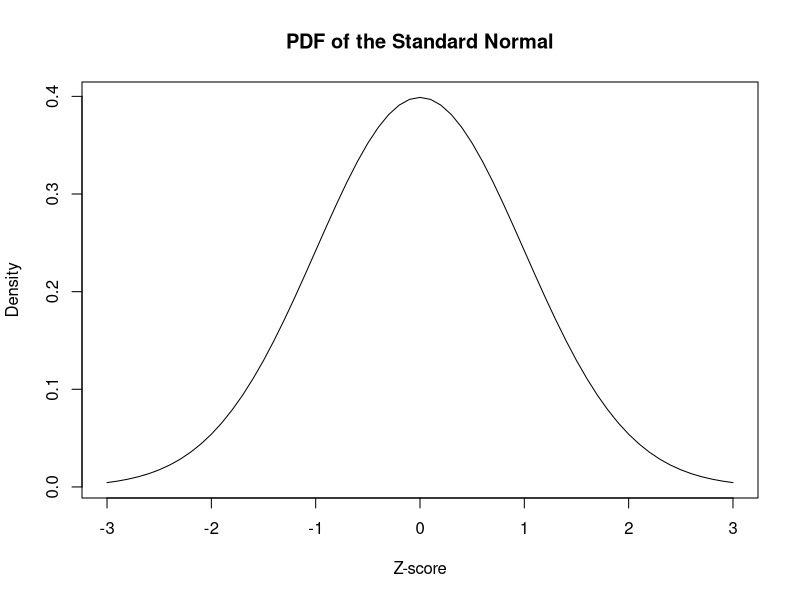
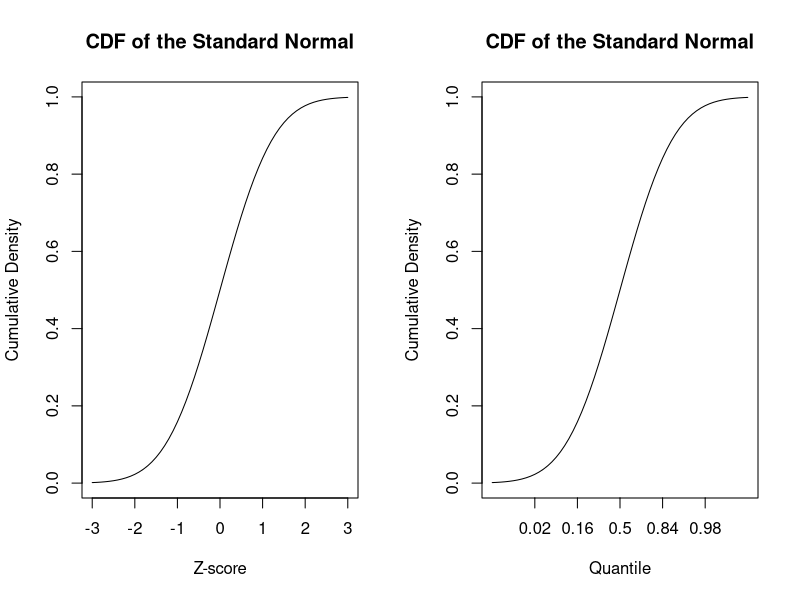
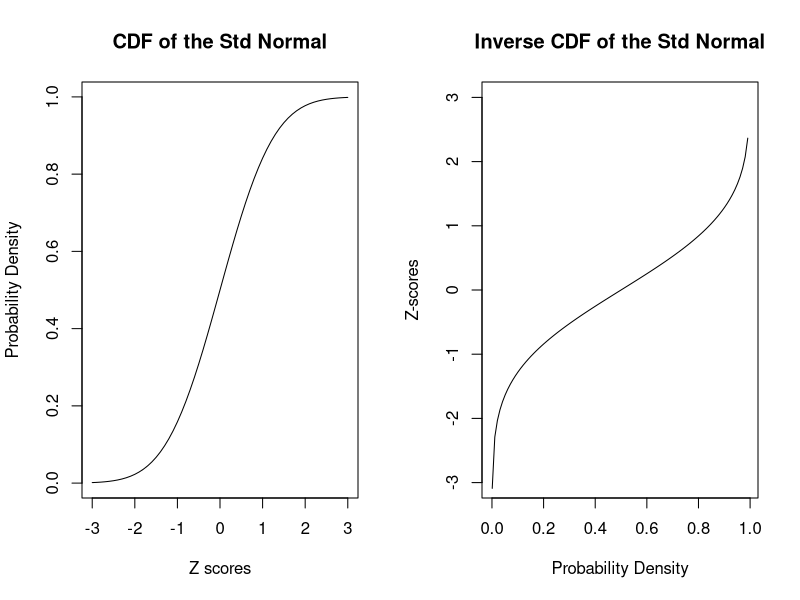
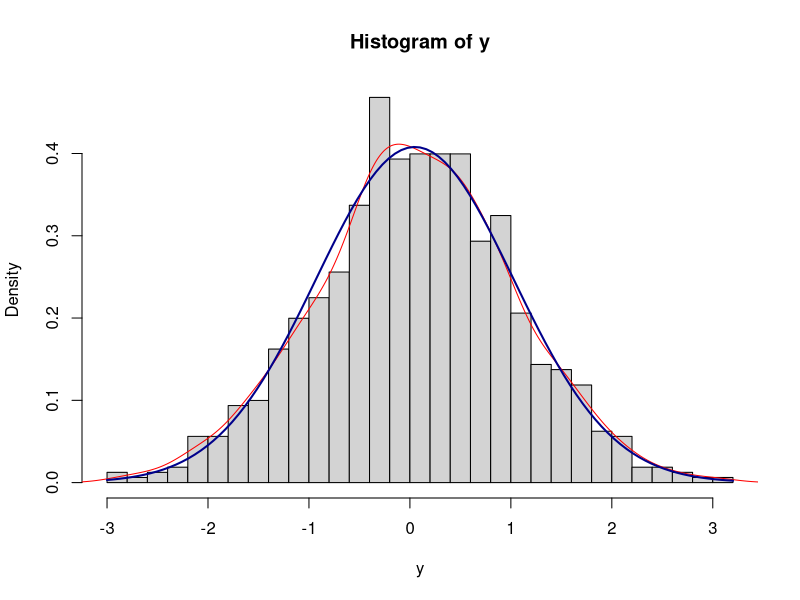
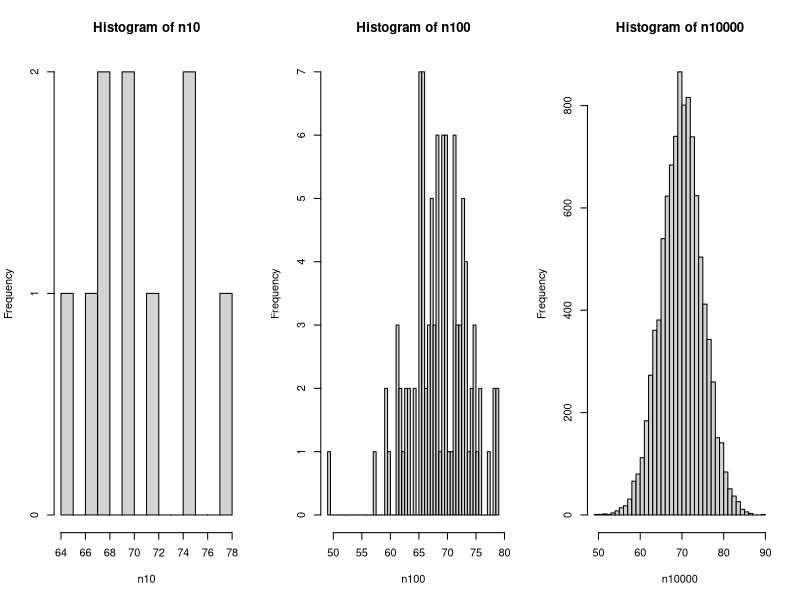
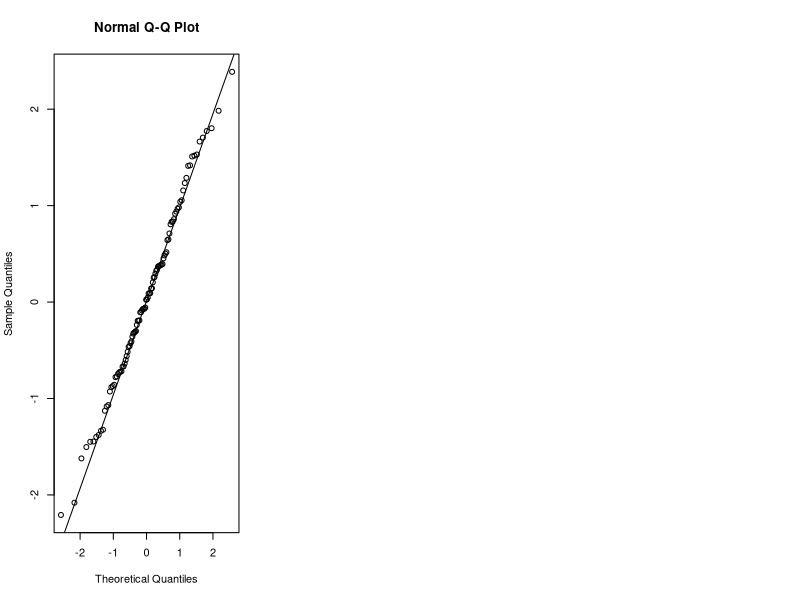
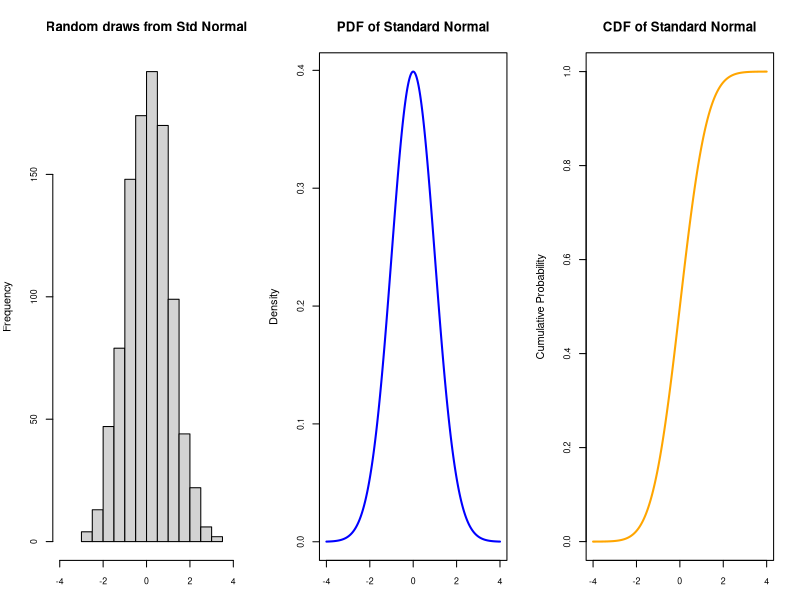

Write R code to recreate these figures, in order.
## ---- chunk 1
# The dnorm function takes three main arguments, as do all of the *norm functions in R.
# The following computes the PDF of the standard normal with x = 0, mu = 0 and sigma = 0.
dnorm(x = 0, mean = 0, sd = 1)

# Since mean = 0 and sd = 1 are the default arguments, the following is equivalent:
dnorm(0)

# Another exmaple of dnorm where parameters have been changed.
dnorm(2, mean = 5, sd = 3)

# Where not explicitly specified, arguments are expected in the same order (careful!)
dnorm(2,5,3)

# You can also get the height of a normal PDF across a range of values as a vector:
dnorm(seq(3, 5, by=0.1), 5, 1)
## ---- chunk 2
# Vector of Z-scores across -3 to +3 SD away from the mean
z_scores = seq(-3, 3, by = .1)
z_scores

# Let's make a vector of the values the function takes given those Z-scores.
# Remember for dnorm the default value for mean is 0 and for sd is 1.
dvalues = dnorm(z_scores)
dvalues

# Now let's plot these values
plot(z_scores, # if omitted, the vector indices for dvalues are used instead
     dvalues,
     xlab= "Z-score",
     ylab="Density",
#     xaxt = "n", # Don't label the x-axis tick marks
     type = "l", # Make it a line plot
     main = "PDF of the Standard Normal") 

# If you want to add your own labels, you can uncomment these and the 'xaxt' line above
# These commands label the x-axis:
#axis(1, at=which(dvalues == dnorm(0)), labels=c(0))
#axis(1, at=which(dvalues == dnorm(1)), labels=c(-1, 1))
#axis(1, at=which(dvalues == dnorm(2)), labels=c(-2, 2))
## ---- chunk 3
# Arguments: q = 0, mean = 0, sd = 1 
pnorm(0)  # same as pnorm(q=0, mean=0, sd=1)
## ---- chunk 4
pnorm(2)                    # lower tail for the standard normal at Z-score=2
pnorm(2, mean = 5, sd = 3)  # lt for a broader distribution with mean shifted to 5

# These are equivalent expressions for the probability that P(X > x)
# The upper-tail p value 1-pnorm(x) = rejection area
pnorm(2, mean = 5, sd = 3, lower.tail = FALSE)     # the upper tail
1 - pnorm(2,5,3)                                   # also the upper tail

#  The non-rejection region where P(X <= x)
1 - pnorm(2, mean = 5, sd = 3, lower.tail = FALSE) # back to the lower tail!
## ---- chunk 5
z_scores = seq(-3, 3, by = .1) 
p_values = pnorm(z_scores)

# Now we'll make two different plots ... notice the different labels on the x-axis.
par(mfrow=c(1,2))

# This plot shows the **Z-scores** vs. the cumulative density
plot(z_scores, p_values,
     type = "l", # Make it a line plot 
     main = "CDF of the Standard Normal", 
     xlab= "Z-score",
     ylab="Cumulative Density")  

# This plot shows the **quantiles** vs. the cumulative density 
plot(p_values,     # x is omitted, so y = values and x = vector indexes
     xaxt = "n",  # Don't label ticks on the x-axis 
     type = "l",  # Make it a line plot
     main = "CDF of the Standard Normal",
     xlab= "Quantile",
     ylab="Cumulative Density")

# These commands label the x-axis for the second graph
axis(1, at=which(p_values == pnorm(-2)), labels=round(pnorm(-2), 2)) 
axis(1, at=which(p_values == pnorm(-1)), labels=round(pnorm(-1), 2)) 
axis(1, at=which(p_values == pnorm(0)), labels=c(.5))
axis(1, at=which(p_values == pnorm(1)), labels=round(pnorm(1), 2)) 
axis(1, at=which(p_values == pnorm(2)), labels=round(pnorm(2), 2))
## ---- chunk 6
# What is the Z-score of the 50th quantile of the standard normal distribution?
qnorm(.5)
# What is the Z-score of the 96th quantile of the normal distribution?
qnorm(.96)
# What is the Z-score of the 99th quantile of the normal distribution?
qnorm(.99)
# Around 2/3 (68%) of the density falls between -1 and +1 sd of the mean
pnorm(1) - pnorm(-1)
# Around 95% of the density falls between -2 and +2 sd of the mean
pnorm(2) - pnorm(-2)
# The central 95% quantile range spans roughly 4 sd (-2 to +2)
qnorm(0.975) - qnorm(0.025)
## ---- chunk 7
# Make a vector of Z-scores: from -3 to 3 by 0.1 # get the CDF for the standard normal
z_scores <- seq(-3, 3, by = .1)
pvalues <- pnorm(z_scores)

# Make a vector of quantiles: from 0 to 1 by increments of .05
# distribution is infinite so don't try to hit limits of probability 
quantiles <- seq(0.001, 0.999, by = .01)
quantiles

# Now find the Z-score at each quantile
qvalues <- qnorm(quantiles)
qvalues

# This is for getting two graphs next to each other
par(mfrow=c(1,2))

# Same pnorm plot from before
plot(z_scores, pvalues, type = "l",
     main = "CDF of the Std Normal",
     xlab= "Z scores",
     ylab="Probability Density")
# Plot the quantiles
plot(quantiles, qvalues, ylim = c(-3,3),
     type = "l",
     main = "Inverse CDF of the Std Normal",
     xlab="Probability Density",
     ylab="Z-scores")
## ---- chunk 8
 # They're truly inverses!
pnorm(qnorm(0))
qnorm(pnorm(0))
## ---- chunk 9
par(mfrow=c(1,1), mar=c(5.1,4.1,4.1,2.1)) # making the plot window to default size

# generate a sequence of z-scores
xseq = seq(-4,4,.01)

# take the same number of random samples from the standard normal distribution
y = rnorm(length(xseq))
sample_density = density(y) # empirical probability density values for the samples

# make a histogram
hist(y, prob=TRUE, breaks=40,col="lightgray")
lines(sample_density, col="red") # the empirical density (smoothened line)

# add a curve showing the theoretical PDF using the mean and SD of y as the parameters:
curve(dnorm(x, mean(y), sd(y)), add=TRUE, col="darkblue", lwd=2)
## ---- chunk 10
# The set.seed function takes a number as an argument and sets a seed from which random
# numbers are generated. It's important to set a seed so that your code is reproduceable. 
# Some people like to set seeds to the "date", which is just the arithmetic equation
# "month minus day minus year". The following evaluates to -2028:
set.seed(9-18-2019)  # it's my birthday!
rnorm(5)
# Using the same seed again, I'll generate the same vector of numbers.
set.seed(9-18-2019)
rnorm(5)
# Setting it to something else gives a different random sample
set.seed(Sys.time())  # this date in the current time zone is coerced into an integer
rnorm(5)
# The seed only sticks once!
rnorm(5)

# Now onto using rnorm. Let's generate three different vectors of random numbers 
# from a normal distribution.
n10 <- rnorm(10, mean = 70, sd = 5)
n100 <- rnorm(100, mean = 70, sd = 5)
n10000 <-  rnorm(10000, mean = 70, sd = 5)
# Let's just look at one of the vectors
n10
## ---- chunk 11

# what are the means?
mean(n10) # not so close
mean(n100) # somewhat closer
mean(n10000) # pretty close

# This is for getting two graphs next to each other
oldpar = par()
par(mfrow=c(1,3))

# The breaks argument specifies how many bars are in the histogram
hist(n10, breaks = 10)
hist(n100, breaks = 50)
hist(n10000, breaks = 50)
## ---- chunk 12
y <- rnorm(100)
qqnorm(y) # plot quantiles for theoretical vs. sampled values
qqline(y) # add a theoretical normal-normal line for the samples passing through Q1,Q3
## ---- chunk 13
set.seed(9-18-2019) 
xseq<-seq(-4,4,.01) 

random.samples<-rnorm(1000,0,1)
densities<-dnorm(xseq, 0,1) 
cumulative<-pnorm(xseq, 0, 1) 

par(mfrow=c(1,3), mar=c(3,4,4,2))
hist(random.samples, main="Random draws from Std Normal", 
     cex.axis=.8, xlim=c(-4,4))
plot(xseq, densities, main="PDF of Standard Normal", 
     col="blue", xlab="", ylab="Density",
     type="l", lwd=2, cex=2, cex.axis=.8)
plot(xseq, cumulative, main="CDF of Standard Normal",
     col="orange", xlab="", ylab="Cumulative Probability", 
     type="l", lwd=2, cex=2, cex.axis=.8)
